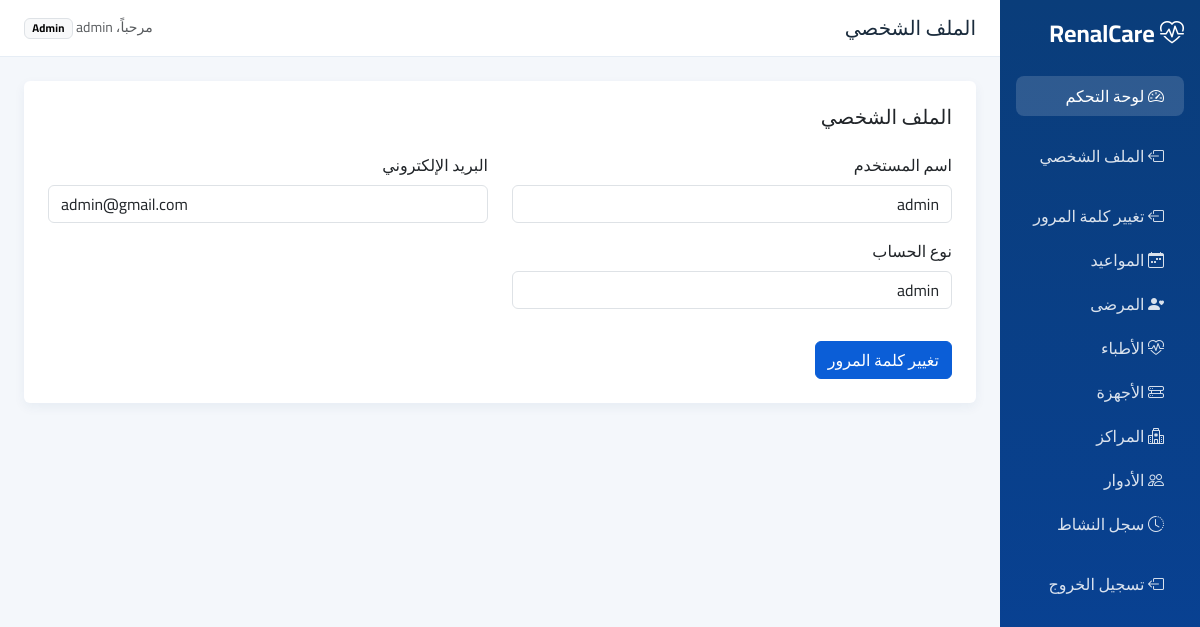
The app's page /profile.php (signed in) with its own data.
### tables this page shows
CREATE TABLE `users` (
  `id` int(11) NOT NULL,
  `username` varchar(100) NOT NULL,
  `email` varchar(100) NOT NULL,
  `password` varchar(255) NOT NULL,
  `role` enum('admin','doctor','patient') NOT NULL,
  `image` varchar(255) DEFAULT 'default.png',
  `created_at` timestamp NOT NULL DEFAULT current_timestamp()
);

### profile.php (the view, shortened to what this page needs)
<?php
require_once("config/database.php");
$user_id = (int)$_SESSION['user_id'];
$query = "SELECT id, username, email, role
          FROM users
          WHERE id='$user_id'
          LIMIT 1";
$result = mysqli_query($conn, $query);
$user = mysqli_fetch_assoc($result);
?>
<?php include("includes/head.php"); ?>
<body>
<div class="container-fluid">
    <div class="row">
        <?php include("includes/sidebar.php"); ?>
        <main class="col-md-9 col-lg-10 p-0">
            <?php include("includes/topbar.php"); ?>
            <div class="p-4">
                <div class="card p-4">
                    <h2 class="h5 mb-4">
                        الملف الشخصي
                    </h2>
                    <div class="row">
                        <div class="col-md-6 mb-3">
                            <label class="form-label">
                                اسم المستخدم
                            </label>
                            <input
                                type="text"
                                class="form-control"
                                value="<?= htmlspecialchars($user['username'] ?? '—'); ?>"
                                readonly>
                        </div>
                        <div class="col-md-6 mb-3">
                            <label class="form-label">
                                البريد الإلكتروني
                            </label>
                            <input
                                type="email"
                                class="form-control"
                                value="<?= htmlspecialchars($user['email'] ?? '—'); ?>"
                                readonly>
                        </div>
                        <div class="col-md-6 mb-3">
                            <label class="form-label">
                                نوع الحساب
                            </label>
                            <input
                                type="text"
                                class="form-control"
                                value="<?= htmlspecialchars($user['role'] ?? '—'); ?>"
                                readonly>
                        </div>
                    </div>
                    <div class="mt-3">
                        <a
                            href="change-password.php"
                            class="btn btn-primary">
                            تغيير كلمة المرور
                        </a>
                    </div>
                </div>
            </div>
        </main>
    </div>
</div>
</body>
</html>

### assets/css/app.css (style rules this page uses)
:root { --kc-primary: #0b5ed7; --kc-primary-dark: #084298; --kc-bg: #f4f7fb; --kc-sidebar: #0a3d7a; --kc-card: #ffffff; --kc-text: #1a2b3c; --kc-muted: #6c757d; }
body { font-family: "Cairo", system-ui, sans-serif; background: var(--kc-bg); color: var(--kc-text); }
.card { border: 0; box-shadow: 0 0.25rem 0.75rem rgba(10, 61, 122, 0.06); }
.btn-primary { background-color: var(--kc-primary); border-color: var(--kc-primary); }

### records on screen
users: username "admin", email "admin@gmail.com", role "admin"

### other values on screen
$title "الملف الشخصي"
$_SESSION['user_name'] "admin"
